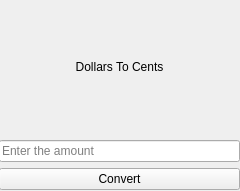
<?xml version="1.0" encoding="UTF-8"?>
<ui version="4.0">
 <class>Form</class>
 <widget class="QWidget" name="Form">
  <property name="geometry">
   <rect>
    <x>0</x>
    <y>0</y>
    <width>240</width>
    <height>191</height>
   </rect>
  </property>
  <property name="windowTitle">
   <string>Form</string>
  </property>
  <widget class="QWidget" name="verticalLayoutWidget">
   <property name="geometry">
    <rect>
     <x>-1</x>
     <y>-1</y>
     <width>241</width>
     <height>191</height>
    </rect>
   </property>
   <layout class="QGridLayout" name="gridLayout">
    <item row="0" column="0">
     <widget class="QLabel" name="label">
      <property name="text">
       <string>Dollars To Cents</string>
      </property>
      <property name="alignment">
       <set>Qt::AlignCenter</set>
      </property>
     </widget>
    </item>
    <item row="1" column="0">
     <widget class="QLineEdit" name="amount">
      <property name="inputMask">
       <string/>
      </property>
      <property name="text">
       <string/>
      </property>
      <property name="placeholderText">
       <string>Enter the amount</string>
      </property>
     </widget>
    </item>
    <item row="2" column="0">
     <widget class="QPushButton" name="convert">
      <property name="text">
       <string>Convert</string>
      </property>
     </widget>
    </item>
   </layout>
  </widget>
 </widget>
 <resources/>
 <connections/>
</ui>
